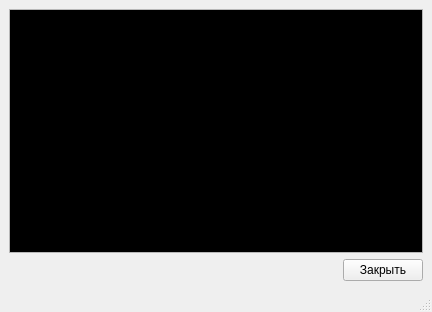
<?xml version="1.0" encoding="UTF-8"?>
<ui version="4.0">
 <class>Terminal</class>
 <widget class="QMainWindow" name="Terminal">
  <property name="geometry">
   <rect>
    <x>0</x>
    <y>0</y>
    <width>432</width>
    <height>312</height>
   </rect>
  </property>
  <property name="windowTitle">
   <string>Терминал</string>
  </property>
  <widget class="QWidget" name="centralwidget">
   <layout class="QGridLayout" name="gridLayout">
    <item row="1" column="1">
     <widget class="QPushButton" name="but_Close">
      <property name="text">
       <string>Закрыть</string>
      </property>
     </widget>
    </item>
    <item row="1" column="0">
     <spacer name="horizontalSpacer">
      <property name="orientation">
       <enum>Qt::Horizontal</enum>
      </property>
      <property name="sizeHint" stdset="0">
       <size>
        <width>40</width>
        <height>20</height>
       </size>
      </property>
     </spacer>
    </item>
    <item row="0" column="0" colspan="2">
     <widget class="QPlainTextEdit" name="txtEd_Term">
      <property name="minimumSize">
       <size>
        <width>414</width>
        <height>244</height>
       </size>
      </property>
      <property name="palette">
       <palette>
        <active>
         <colorrole role="Text">
          <brush brushstyle="SolidPattern">
           <color alpha="255">
            <red>255</red>
            <green>255</green>
            <blue>255</blue>
           </color>
          </brush>
         </colorrole>
         <colorrole role="Base">
          <brush brushstyle="SolidPattern">
           <color alpha="255">
            <red>0</red>
            <green>0</green>
            <blue>0</blue>
           </color>
          </brush>
         </colorrole>
        </active>
        <inactive>
         <colorrole role="Text">
          <brush brushstyle="SolidPattern">
           <color alpha="255">
            <red>255</red>
            <green>255</green>
            <blue>255</blue>
           </color>
          </brush>
         </colorrole>
         <colorrole role="Base">
          <brush brushstyle="SolidPattern">
           <color alpha="255">
            <red>0</red>
            <green>0</green>
            <blue>0</blue>
           </color>
          </brush>
         </colorrole>
        </inactive>
        <disabled>
         <colorrole role="Text">
          <brush brushstyle="SolidPattern">
           <color alpha="255">
            <red>119</red>
            <green>120</green>
            <blue>120</blue>
           </color>
          </brush>
         </colorrole>
         <colorrole role="Base">
          <brush brushstyle="SolidPattern">
           <color alpha="255">
            <red>239</red>
            <green>240</green>
            <blue>241</blue>
           </color>
          </brush>
         </colorrole>
        </disabled>
       </palette>
      </property>
      <property name="font">
       <font>
        <family>Ubuntu</family>
        <pointsize>12</pointsize>
       </font>
      </property>
      <property name="autoFillBackground">
       <bool>false</bool>
      </property>
     </widget>
    </item>
   </layout>
  </widget>
  <widget class="QStatusBar" name="statusbar"/>
 </widget>
 <resources/>
 <connections>
  <connection>
   <sender>but_Close</sender>
   <signal>clicked()</signal>
   <receiver>Terminal</receiver>
   <slot>close()</slot>
   <hints>
    <hint type="sourcelabel">
     <x>339</x>
     <y>262</y>
    </hint>
    <hint type="destinationlabel">
     <x>194</x>
     <y>152</y>
    </hint>
   </hints>
  </connection>
 </connections>
</ui>
